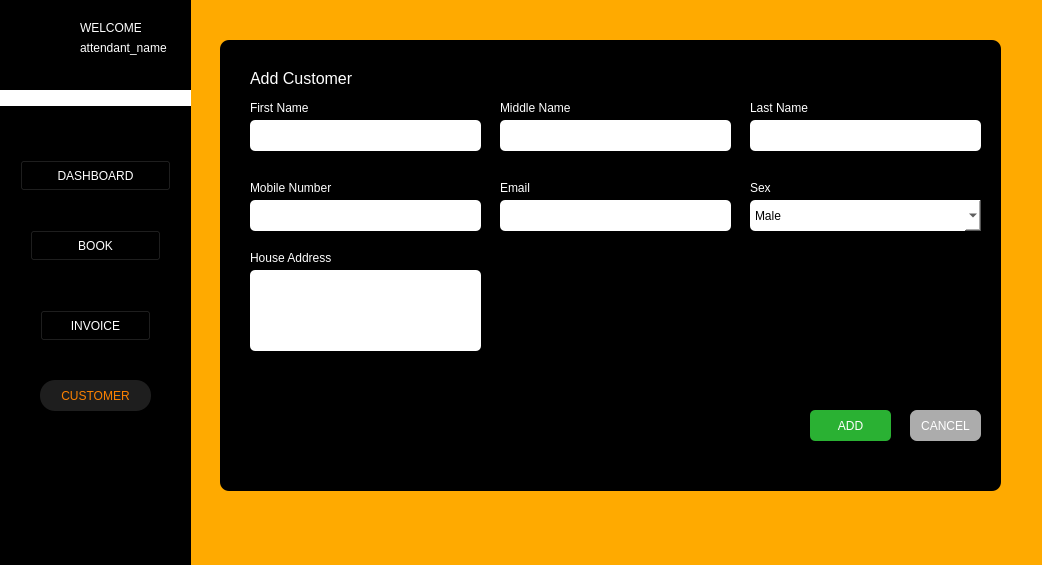
<?xml version="1.0" encoding="UTF-8"?>
<ui version="4.0">
 <class>Form</class>
 <widget class="QWidget" name="Form">
  <property name="geometry">
   <rect>
    <x>0</x>
    <y>0</y>
    <width>1042</width>
    <height>565</height>
   </rect>
  </property>
  <property name="windowTitle">
   <string>Form</string>
  </property>
  <property name="styleSheet">
   <string notr="true">background-color: rgb(255, 170, 0);</string>
  </property>
  <widget class="QLineEdit" name="txt_firstname">
   <property name="geometry">
    <rect>
     <x>250</x>
     <y>120</y>
     <width>231</width>
     <height>31</height>
    </rect>
   </property>
   <property name="styleSheet">
    <string notr="true">background-color: white;
border-radius: 5px;
</string>
   </property>
  </widget>
  <widget class="QLabel" name="label_110">
   <property name="geometry">
    <rect>
     <x>750</x>
     <y>180</y>
     <width>81</width>
     <height>16</height>
    </rect>
   </property>
   <property name="styleSheet">
    <string notr="true">color: rgb(255, 255, 255);
font: 8pt &quot;Segoe UI&quot;;
background-color: rgb(0, 0, 0);</string>
   </property>
   <property name="text">
    <string>Sex</string>
   </property>
  </widget>
  <widget class="QPlainTextEdit" name="txt_cus_address">
   <property name="geometry">
    <rect>
     <x>250</x>
     <y>270</y>
     <width>231</width>
     <height>81</height>
    </rect>
   </property>
   <property name="styleSheet">
    <string notr="true">background-color: white;
border-radius: 5px;
</string>
   </property>
  </widget>
  <widget class="QLabel" name="label_106">
   <property name="geometry">
    <rect>
     <x>250</x>
     <y>70</y>
     <width>111</width>
     <height>16</height>
    </rect>
   </property>
   <property name="font">
    <font>
     <pointsize>12</pointsize>
    </font>
   </property>
   <property name="styleSheet">
    <string notr="true">color: rgb(255, 255, 255);
background-color: rgb(0, 0, 0);</string>
   </property>
   <property name="text">
    <string>Add Customer</string>
   </property>
  </widget>
  <widget class="QLineEdit" name="txt_lastname">
   <property name="geometry">
    <rect>
     <x>750</x>
     <y>120</y>
     <width>231</width>
     <height>31</height>
    </rect>
   </property>
   <property name="styleSheet">
    <string notr="true">background-color: white;
border-radius: 5px;
</string>
   </property>
  </widget>
  <widget class="QLabel" name="label_107">
   <property name="geometry">
    <rect>
     <x>250</x>
     <y>100</y>
     <width>81</width>
     <height>16</height>
    </rect>
   </property>
   <property name="styleSheet">
    <string notr="true">color: rgb(255, 255, 255);
font: 8pt &quot;Segoe UI&quot;;
background-color: rgb(0, 0, 0);</string>
   </property>
   <property name="text">
    <string>First Name</string>
   </property>
  </widget>
  <widget class="QLabel" name="label_108">
   <property name="geometry">
    <rect>
     <x>500</x>
     <y>100</y>
     <width>81</width>
     <height>16</height>
    </rect>
   </property>
   <property name="styleSheet">
    <string notr="true">color: rgb(255, 255, 255);
font: 8pt &quot;Segoe UI&quot;;
background-color: rgb(0, 0, 0);</string>
   </property>
   <property name="text">
    <string>Middle Name</string>
   </property>
  </widget>
  <widget class="QLineEdit" name="txt_cus_email">
   <property name="geometry">
    <rect>
     <x>500</x>
     <y>200</y>
     <width>231</width>
     <height>31</height>
    </rect>
   </property>
   <property name="styleSheet">
    <string notr="true">background-color: white;
border-radius: 5px;
</string>
   </property>
  </widget>
  <widget class="QLabel" name="label_109">
   <property name="geometry">
    <rect>
     <x>750</x>
     <y>100</y>
     <width>81</width>
     <height>16</height>
    </rect>
   </property>
   <property name="styleSheet">
    <string notr="true">color: rgb(255, 255, 255);
font: 8pt &quot;Segoe UI&quot;;
background-color: rgb(0, 0, 0);</string>
   </property>
   <property name="text">
    <string>Last Name</string>
   </property>
  </widget>
  <widget class="QLabel" name="label_105">
   <property name="geometry">
    <rect>
     <x>220</x>
     <y>40</y>
     <width>781</width>
     <height>451</height>
    </rect>
   </property>
   <property name="styleSheet">
    <string notr="true">background-color: rgb(0, 0, 0);
border-radius: 9px;
</string>
   </property>
   <property name="text">
    <string>l</string>
   </property>
  </widget>
  <widget class="QLineEdit" name="txt_middlename">
   <property name="geometry">
    <rect>
     <x>500</x>
     <y>120</y>
     <width>231</width>
     <height>31</height>
    </rect>
   </property>
   <property name="styleSheet">
    <string notr="true">background-color: white;
border-radius: 5px;
</string>
   </property>
  </widget>
  <widget class="QLabel" name="label_115">
   <property name="geometry">
    <rect>
     <x>250</x>
     <y>250</y>
     <width>81</width>
     <height>16</height>
    </rect>
   </property>
   <property name="styleSheet">
    <string notr="true">color: rgb(255, 255, 255);
font: 8pt &quot;Segoe UI&quot;;
background-color: rgb(0, 0, 0);</string>
   </property>
   <property name="text">
    <string>House Address</string>
   </property>
  </widget>
  <widget class="QPushButton" name="btn_add_cus">
   <property name="geometry">
    <rect>
     <x>810</x>
     <y>410</y>
     <width>81</width>
     <height>31</height>
    </rect>
   </property>
   <property name="styleSheet">
    <string notr="true">color: rgb(255, 255, 255);
background-color: rgb(42, 177, 51);
border-radius: 5px;</string>
   </property>
   <property name="text">
    <string>ADD</string>
   </property>
  </widget>
  <widget class="QLabel" name="label_111">
   <property name="geometry">
    <rect>
     <x>500</x>
     <y>180</y>
     <width>81</width>
     <height>16</height>
    </rect>
   </property>
   <property name="styleSheet">
    <string notr="true">color: rgb(255, 255, 255);
font: 8pt &quot;Segoe UI&quot;;
background-color: rgb(0, 0, 0);</string>
   </property>
   <property name="text">
    <string>Email</string>
   </property>
  </widget>
  <widget class="QLabel" name="label_112">
   <property name="geometry">
    <rect>
     <x>250</x>
     <y>180</y>
     <width>91</width>
     <height>16</height>
    </rect>
   </property>
   <property name="styleSheet">
    <string notr="true">color: rgb(255, 255, 255);
font: 8pt &quot;Segoe UI&quot;;
background-color: rgb(0, 0, 0);</string>
   </property>
   <property name="text">
    <string>Mobile Number</string>
   </property>
  </widget>
  <widget class="QLineEdit" name="txt_mobilenum">
   <property name="geometry">
    <rect>
     <x>250</x>
     <y>200</y>
     <width>231</width>
     <height>31</height>
    </rect>
   </property>
   <property name="styleSheet">
    <string notr="true">background-color: white;
border-radius: 5px;
</string>
   </property>
  </widget>
  <widget class="QPushButton" name="btn_cancel_add">
   <property name="geometry">
    <rect>
     <x>910</x>
     <y>410</y>
     <width>71</width>
     <height>31</height>
    </rect>
   </property>
   <property name="styleSheet">
    <string notr="true">color: rgb(255, 255, 255);
background-color: rgb(172, 172, 172);
border-radius: 7px;</string>
   </property>
   <property name="text">
    <string>CANCEL</string>
   </property>
  </widget>
  <widget class="QLabel" name="attendant_name">
   <property name="geometry">
    <rect>
     <x>80</x>
     <y>40</y>
     <width>91</width>
     <height>16</height>
    </rect>
   </property>
   <property name="styleSheet">
    <string notr="true">color: rgb(255, 255, 255);
background-color: rgb(0, 0, 0);
</string>
   </property>
   <property name="text">
    <string>attendant_name</string>
   </property>
  </widget>
  <widget class="QLabel" name="label_33">
   <property name="geometry">
    <rect>
     <x>20</x>
     <y>20</y>
     <width>41</width>
     <height>41</height>
    </rect>
   </property>
   <property name="styleSheet">
    <string notr="true">border-style: none;
background-color: black;
</string>
   </property>
   <property name="text">
    <string/>
   </property>
   <property name="pixmap">
    <pixmap>../img/ARMS_LGO(1).png</pixmap>
   </property>
   <property name="scaledContents">
    <bool>true</bool>
   </property>
  </widget>
  <widget class="QLabel" name="label">
   <property name="geometry">
    <rect>
     <x>0</x>
     <y>0</y>
     <width>191</width>
     <height>701</height>
    </rect>
   </property>
   <property name="styleSheet">
    <string notr="true">background-color: rgb(0, 0, 0);</string>
   </property>
   <property name="text">
    <string/>
   </property>
  </widget>
  <widget class="QLabel" name="label_2">
   <property name="geometry">
    <rect>
     <x>0</x>
     <y>90</y>
     <width>191</width>
     <height>16</height>
    </rect>
   </property>
   <property name="styleSheet">
    <string notr="true">background-color: rgb(255, 255, 255);</string>
   </property>
   <property name="text">
    <string/>
   </property>
  </widget>
  <widget class="QPushButton" name="btn_settings">
   <property name="geometry">
    <rect>
     <x>10</x>
     <y>510</y>
     <width>31</width>
     <height>24</height>
    </rect>
   </property>
   <property name="styleSheet">
    <string notr="true">border-style: none;
background-color: rgb(0, 0, 0);</string>
   </property>
   <property name="text">
    <string/>
   </property>
   <property name="icon">
    <iconset>
     <normaloff>../img/settingsIM.png</normaloff>../img/settingsIM.png</iconset>
   </property>
   <property name="iconSize">
    <size>
     <width>20</width>
     <height>20</height>
    </size>
   </property>
  </widget>
  <widget class="QPushButton" name="btn_invoice">
   <property name="geometry">
    <rect>
     <x>40</x>
     <y>310</y>
     <width>111</width>
     <height>31</height>
    </rect>
   </property>
   <property name="styleSheet">
    <string notr="true">color: rgb(255, 255, 255);
background-color: rgb(0, 0, 0);</string>
   </property>
   <property name="text">
    <string>INVOICE</string>
   </property>
  </widget>
  <widget class="QPushButton" name="btn_dashboard">
   <property name="geometry">
    <rect>
     <x>20</x>
     <y>160</y>
     <width>151</width>
     <height>31</height>
    </rect>
   </property>
   <property name="styleSheet">
    <string notr="true">color: rgb(255, 255, 255);
background-color: rgb(0, 0, 0);</string>
   </property>
   <property name="text">
    <string>DASHBOARD</string>
   </property>
  </widget>
  <widget class="QPushButton" name="btn_customer">
   <property name="geometry">
    <rect>
     <x>40</x>
     <y>380</y>
     <width>111</width>
     <height>31</height>
    </rect>
   </property>
   <property name="styleSheet">
    <string notr="true">border-style: none;
color: #FC8100;
border-radius: 15px;
background-color: #1E1E1E;
</string>
   </property>
   <property name="text">
    <string>CUSTOMER</string>
   </property>
  </widget>
  <widget class="QPushButton" name="btn_books">
   <property name="geometry">
    <rect>
     <x>30</x>
     <y>230</y>
     <width>131</width>
     <height>31</height>
    </rect>
   </property>
   <property name="styleSheet">
    <string notr="true">color: rgb(255, 255, 255);
background-color: rgb(0, 0, 0);</string>
   </property>
   <property name="text">
    <string>BOOK</string>
   </property>
  </widget>
  <widget class="QLabel" name="label_13">
   <property name="geometry">
    <rect>
     <x>80</x>
     <y>20</y>
     <width>61</width>
     <height>16</height>
    </rect>
   </property>
   <property name="styleSheet">
    <string notr="true">color: rgb(255, 255, 255);
background-color: rgb(0, 0, 0);</string>
   </property>
   <property name="text">
    <string>WELCOME</string>
   </property>
  </widget>
  <widget class="QComboBox" name="drp_cus_sex">
   <property name="geometry">
    <rect>
     <x>750</x>
     <y>200</y>
     <width>231</width>
     <height>31</height>
    </rect>
   </property>
   <property name="styleSheet">
    <string notr="true">background-color: white;
color: rgb(0, 0, 0);
border-radius: 5px;</string>
   </property>
   <item>
    <property name="text">
     <string>Male</string>
    </property>
   </item>
   <item>
    <property name="text">
     <string>Female</string>
    </property>
   </item>
  </widget>
  <zorder>label</zorder>
  <zorder>label_105</zorder>
  <zorder>txt_firstname</zorder>
  <zorder>label_110</zorder>
  <zorder>txt_cus_address</zorder>
  <zorder>label_106</zorder>
  <zorder>txt_lastname</zorder>
  <zorder>label_107</zorder>
  <zorder>label_108</zorder>
  <zorder>txt_cus_email</zorder>
  <zorder>label_109</zorder>
  <zorder>txt_middlename</zorder>
  <zorder>label_115</zorder>
  <zorder>btn_add_cus</zorder>
  <zorder>label_111</zorder>
  <zorder>label_112</zorder>
  <zorder>txt_mobilenum</zorder>
  <zorder>btn_cancel_add</zorder>
  <zorder>attendant_name</zorder>
  <zorder>label_33</zorder>
  <zorder>label_2</zorder>
  <zorder>btn_settings</zorder>
  <zorder>btn_invoice</zorder>
  <zorder>btn_dashboard</zorder>
  <zorder>btn_customer</zorder>
  <zorder>btn_books</zorder>
  <zorder>label_13</zorder>
  <zorder>drp_cus_sex</zorder>
 </widget>
 <resources/>
 <connections/>
</ui>
